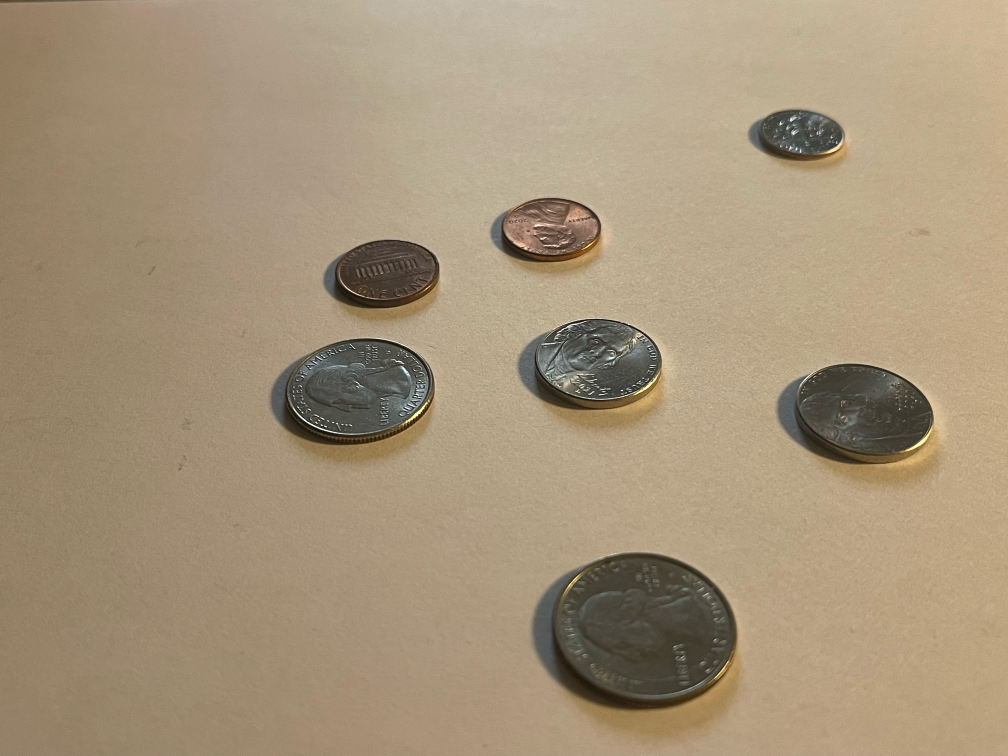
//> input picture coin detection/0.jpeg, 2016 x 1512 px (shown at 1/2 size)
$ ./coin 0.jpeg   (built with g++ and OpenCV 4)
//> lines starting //> are read from the running program, lines starting //| are printed output that depends on the picture; after the words box and inside, x2 and y2 are one past the last pixel; in counts of white or black regions, pixels touching at a corner belong together
// include necessary dependencies
#include <iostream>
#include <string>
#include "opencv2/opencv.hpp"
#include "opencv2/imgproc.hpp"

// configuration parameters
#define NUM_COMNMAND_LINE_ARGUMENTS 1

//Globalk Variables
int quarter;
int dime;
int nickel;
int penny;
double total;

int main(int argc, char **argv)
{
    cv::Mat imageIn;
    cv::Mat imageResize;

    // validate and parse the command line arguments
    if (argc != NUM_COMNMAND_LINE_ARGUMENTS + 1)
    {
        std::printf("USAGE: %s <image_path> \n", argv[0]);
        return 0;
    }
    else
    {
        imageIn = cv::imread(argv[1], cv::IMREAD_COLOR);
//> imageIn is the input picture: 1512 rows x 2016 cols, CV_8UC3; mean B, G, R 121.9, 148.1, 165.8

        // check for file error
        if (!imageIn.data)
        {
            std::cout << "Error while opening file " << argv[1] << std::endl;
            return 0;
        }
    }

    //Resize Image to fit screen
    cv::resize(imageIn, imageResize, cv::Size(), 0.25, 0.25);
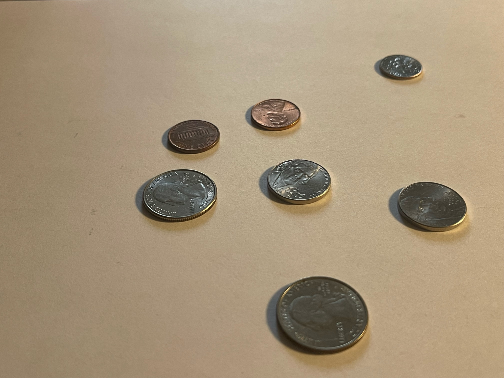
//> imageResize: 378 rows x 504 cols, CV_8UC3; mean B, G, R 122, 148.2, 165.9

    // convert the image to grayscale
    cv::Mat imageGray;
    cv::cvtColor(imageResize, imageGray, cv::COLOR_BGR2GRAY);
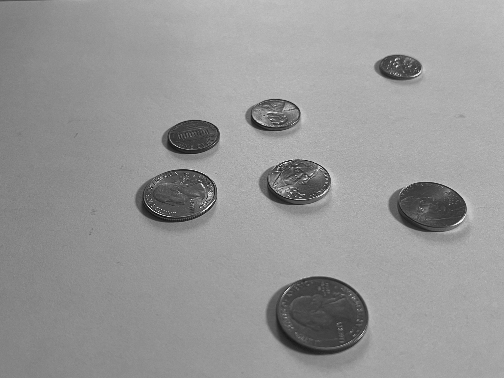
//> imageGray: 378 rows x 504 cols, CV_8UC1; min 7, max 251, mean 150.5

    // find the image edges
    cv::Mat imageEdges;
    const double cannyThreshold1 = 100;
    const double cannyThreshold2 = 200;
    const int cannyAperture = 3;
    cv::Canny(imageGray, imageEdges, cannyThreshold1, cannyThreshold2, cannyAperture);
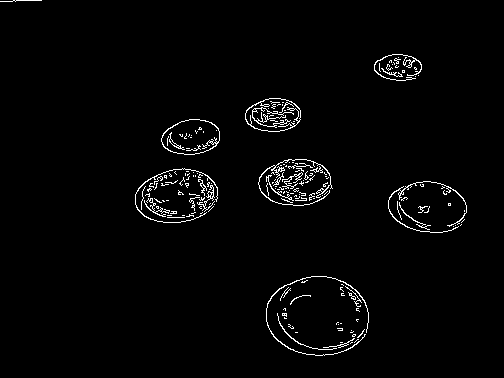
//> imageEdges: 378 rows x 504 cols, CV_8UC1; 2.1% white in thin lines or dots, all inside (x1, y1, x2, y2) = (0, 0, 467, 356)

    // erode and dilate the edges to remove noise
    int morphologySize = 1;
    cv::Mat edgesDilated;
    cv::dilate(imageEdges, edgesDilated, cv::Mat(), cv::Point(-1, -1), morphologySize);
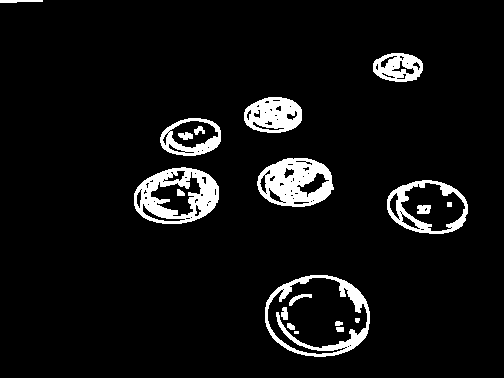
//> edgesDilated: 378 rows x 504 cols, CV_8UC1; 6.5% white; 20 white regions (1 under 20 px), largest, box (x1, y1, x2, y2) and area: (134, 167, 219, 224) 2515, (257, 158, 334, 207) 2412, (265, 275, 370, 357) 1988
    cv::Mat edgesEroded;
    cv::erode(edgesDilated, edgesEroded, cv::Mat(), cv::Point(-1, -1), morphologySize);
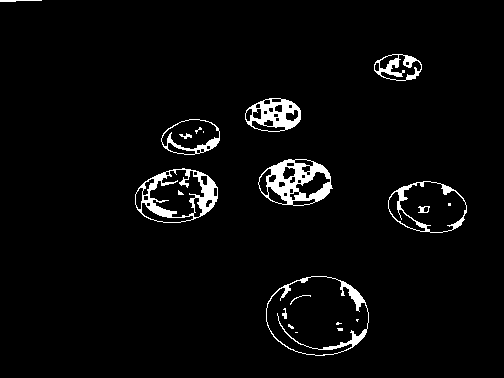
//> edgesEroded: 378 rows x 504 cols, CV_8UC1; 3.5% white; 21 white regions (9 under 20 px)

    // locate the image contours (after applying a threshold or canny)
    std::vector<std::vector<cv::Point>> contours;
    //std::vector<int> hierarchy;
    cv::findContours(edgesEroded, contours, cv::RETR_EXTERNAL, cv::CHAIN_APPROX_SIMPLE, cv::Point(0, 0));
//> contours = 8 contours, 1 with area under 20; largest, box (x1, y1, x2, y2) and area: (266, 276, 369, 356) 6390, (135, 168, 218, 223) 3436, (388, 181, 467, 233) 3094, (258, 159, 333, 206) 2638, (161, 119, 220, 155) 1584, (245, 98, 301, 132) 1438, (374, 54, 422, 81) 958

    // draw the contours
    cv::Mat imageContours = cv::Mat::zeros(imageEdges.size(), CV_8UC3);
    cv::RNG rand(12345);
    for (int i = 0; i < contours.size(); i++)
    {
        cv::Scalar color = cv::Scalar(255, 255, 255);
        cv::drawContours(imageContours, contours, i, color);
    }
//> this loop made 8 passes
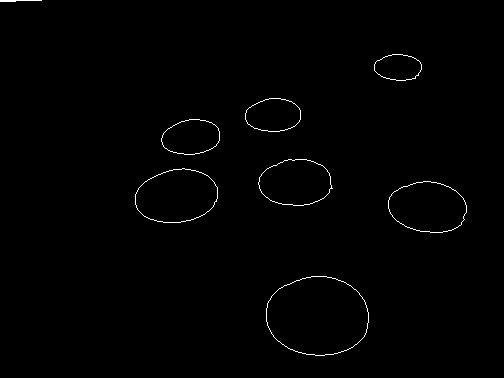
//> imageContours: 378 rows x 504 cols, CV_8UC3; 0.66% white in thin lines or dots, all inside (x1, y1, x2, y2) = (0, 0, 467, 356)

    // fit ellipses to contours containing sufficient inliers
    std::vector<cv::RotatedRect> fittedEllipses(contours.size());
    for (int i = 0; i < contours.size(); i++)
    {
        // compute an ellipse only if the contour has more than 40 points (the minimum for ellipse fitting)
        if (contours.at(i).size() > 40)
        {
            fittedEllipses[i] = cv::fitEllipse(contours[i]);
        }
    }

    // draw the ellipses
    const int minEllipseInliers = 40;
    for (int i = 0; i < contours.size(); i++)
    {
        // draw any ellipse with sufficient inliers
        if (contours.at(i).size() > minEllipseInliers)
        {

            if (contours.at(i).size() >= 96)
            {
                quarter = quarter + 1;
                total = total + .25;
                cv::Scalar color = cv::Scalar(0, 255, 0); // Green Color
                cv::ellipse(imageResize, fittedEllipses[i], color, 2);
            }
            if (contours.at(i).size() >= 74 && contours.at(i).size() < 96)
            {
                nickel = nickel + 1;
                cv::Scalar color = cv::Scalar(0, 255, 255); // Yellow Color
                cv::ellipse(imageResize, fittedEllipses[i], color, 2);
                total = total + .05;
            }
            if(contours.at(i).size() > 60 && contours.at(i).size() < 74)
            {
                penny = penny + 1;
                cv::Scalar color = cv::Scalar(0,0,255); // Red Color
                cv::ellipse(imageResize, fittedEllipses[i], color, 2);
                total = total + .01;
            }
            if(contours.at(i).size() <= 60)
            {
                dime = dime + 1;
                cv::Scalar color = cv::Scalar(255,0,0); // Blue Color
                cv::ellipse(imageResize, fittedEllipses[i], color, 2);
                total = total + .1;
            }
        }
    }
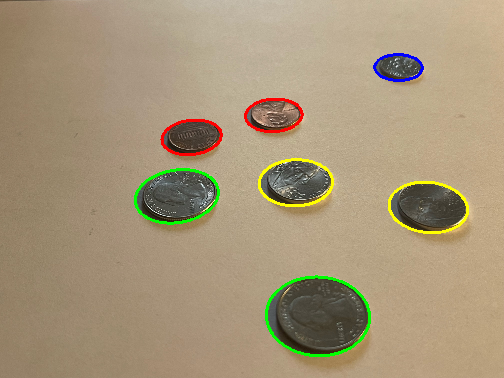
//> imageResize: 378 rows x 504 cols, CV_8UC3; 2.05% of pixels changed, all inside (x1, y1, x2, y2) = (134, 53, 469, 357)
//> after the loop, quarter = 2; total = 0.72; nickel = 2; penny = 2; dime = 1

    std::cout << "penny count: " << penny << std::endl;
//| penny count: 2
    std::cout << "dime count: " << dime << std::endl;
//| dime count: 1
    std::cout << "nickel count: " << nickel << std::endl;
//| nickel count: 2
    std::cout << "quarter count: " << quarter << std::endl;
//| quarter count: 2
    std::cout << "Total : $" << total << std::endl;
//| Total : $0.72

    // display the images
    cv::imshow("imageResize", imageResize);

    cv::waitKey();
}
